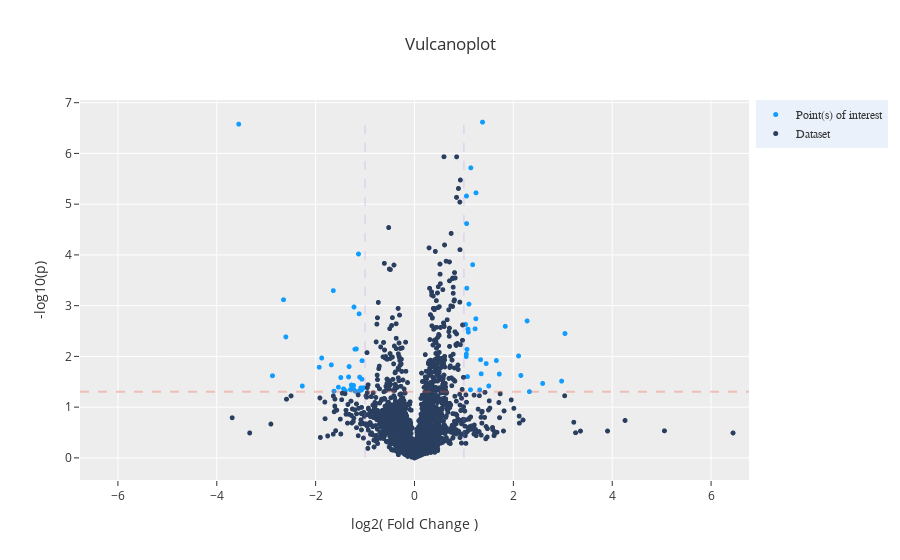

Notebook code cell kept with this figure:
### Code cell
i = "pancreaticcancer"
dash_bio.VolcanoPlot(dataframe=d[i].reset_index(), **params)

### Figure 1 — Plotly figure (JSON) as saved in the notebook; plotly's stock layout.template omitted (floating-point values rounded to 4 significant figures; data arrays with more than 128 entries replaced by an {"elided": "..."} marker saying what was removed)
{"data": [{"marker": {"color": "#119DFF", "size": 5}, "mode": "markers", "name": "Point(s) of interest", "text": ["SNP: O14744", "SNP: O43852", "SNP: P00915", "SNP: P01236", "SNP: P02042", "SNP: P02792", "SNP: P02794", "SNP: P02795;P13640;P80297", "SNP: P05186", "SNP: P07477", "SNP: P07996", "SNP: P08397", "SNP: P08473", "SNP: P10768", "SNP: P15090", "SNP: P18065", "SNP: P22894", "SNP: P29279", "SNP: P35442", "SNP: P62805", "SNP: P62829", "SNP: P69891", "SNP: P69905", "SNP: Q01995", "SNP: Q06141", "SNP: Q08830", "SNP: Q14766", "SNP: Q5ZPR3", "SNP: Q8N6Q3", "SNP: Q8WW52", "SNP: Q9BYE9", "SNP: Q9H4A3", "SNP: Q9Y279", "SNP: A0A075B6I0", "SNP: A0A075B6J1", "SNP: A0A075B6J9", "SNP: A0A075B6R2", "SNP: A0A075B6R9;A0A0C4DH68", "SNP: A0A075B6S2", "SNP: A0A0B4J1U7", "SNP: A0A0B4J1Y9", "SNP: A0A0C4DH24", "SNP: A0A0C4DH43", "SNP: P01597;P04432", "SNP: P01602", "SNP: P01624", "SNP: P01704", "SNP: P01706", "SNP: P01718", "SNP: P01834", "SNP: P01871", "SNP: P02786", "SNP: P02787", "SNP: P04430", "SNP: P06331", "SNP: P06732", "SNP: P08758", "SNP: P0DOX3", "SNP: P0DOX5", "SNP: P14598", "SNP: P29373", "SNP: P41159", "SNP: Q09327", "SNP: Q15080", "SNP: Q6UXD5", "SNP: Q6UXH0"], "type": "scattergl", "x": [1.072, 1.049, 1.051, 1.837, 1.716, 2.106, 1.226, 1.349, 1.243, 2.153, 1.082, 1.177, 1.319, 1.046, 1.337, 1.054, 2.977, 1.242, 1.089, 1.132, 1.033, 3.044, 1.503, 1.376, 1.45, 1.102, 1.062, 1.058, 2.593, 1.656, 2.278, 2.324, 1.139, -1.878, -1.294, -1.54, -1.323, -1.233, -1.23, -1.072, -1.109, -2.603, -2.27, -1.333, -1.133, -1.278, -1.682, -1.928, -1.399, -1.491, -1.204, -1.642, -3.556, -1.435, -1.111, -1.032, -1.196, -2.649, -1.176, -1.087, -2.874, -1.224, -1.06, -1.629, -1.065, -1.12], "y": [1.601, 2.045, 5.16, 2.593, 1.652, 2.009, 2.544, 1.657, 5.223, 1.624, 2.537, 3.807, 1.339, 1.996, 1.935, 4.617, 1.513, 2.741, 2.478, 1.342, 2.63, 2.451, 1.416, 6.617, 1.858, 3.031, 2.138, 3.344, 1.467, 1.918, 2.699, 1.306, 5.716, 1.968, 1.347, 1.393, 1.799, 1.427, 1.35, 1.338, 1.591, 2.384, 1.416, 1.595, 4.018, 1.435, 1.833, 1.787, 1.323, 1.583, 2.142, 3.296, 6.577, 1.36, 1.326, 1.381, 1.312, 3.117, 2.146, 1.378, 1.619, 2.973, 1.915, 1.315, 1.55, 2.839]}, {"marker": {"color": "#2A3F5F", "size": 5}, "mode": "markers", "name": "Dataset", "text": {"elided": "2664 str values"}, "type": "scattergl", "x": {"elided": "2664 float values"}, "y": {"elided": "2664 float values"}}], "layout": {"autosize": false, "hovermode": "closest", "legend": {"bgcolor": "#ebf1fa", "font": {"family": "sans-serif"}, "x": 1.01, "yanchor": "top"}, "shapes": [{"line": {"color": "#AB63FA", "dash": "dash", "width": 1}, "name": "effect size min line", "type": "line", "x0": -1, "x1": -1, "xref": "x", "y0": 0.0002531, "y1": 6.617, "yref": "y"}, {"line": {"color": "#AB63FA", "dash": "dash", "width": 1}, "name": "effect size max line", "type": "line", "x0": 1, "x1": 1, "xref": "x", "y0": 0.0002531, "y1": 6.617, "yref": "y"}, {"line": {"color": "#EF553B", "dash": "dash", "width": 2}, "name": "genomewide_line", "type": "line", "x0": -6.767, "x1": 6.767, "xref": "x", "y0": 1.301, "y1": 1.301, "yref": "y"}], "title": {"text": "Vulcanoplot "}, "xaxis": {"range": [-6.767, 6.767], "title": {"text": "log2( Fold Change )"}, "zeroline": false}, "yaxis": {"title": {"text": "-log10(p)"}, "zeroline": false}}}
